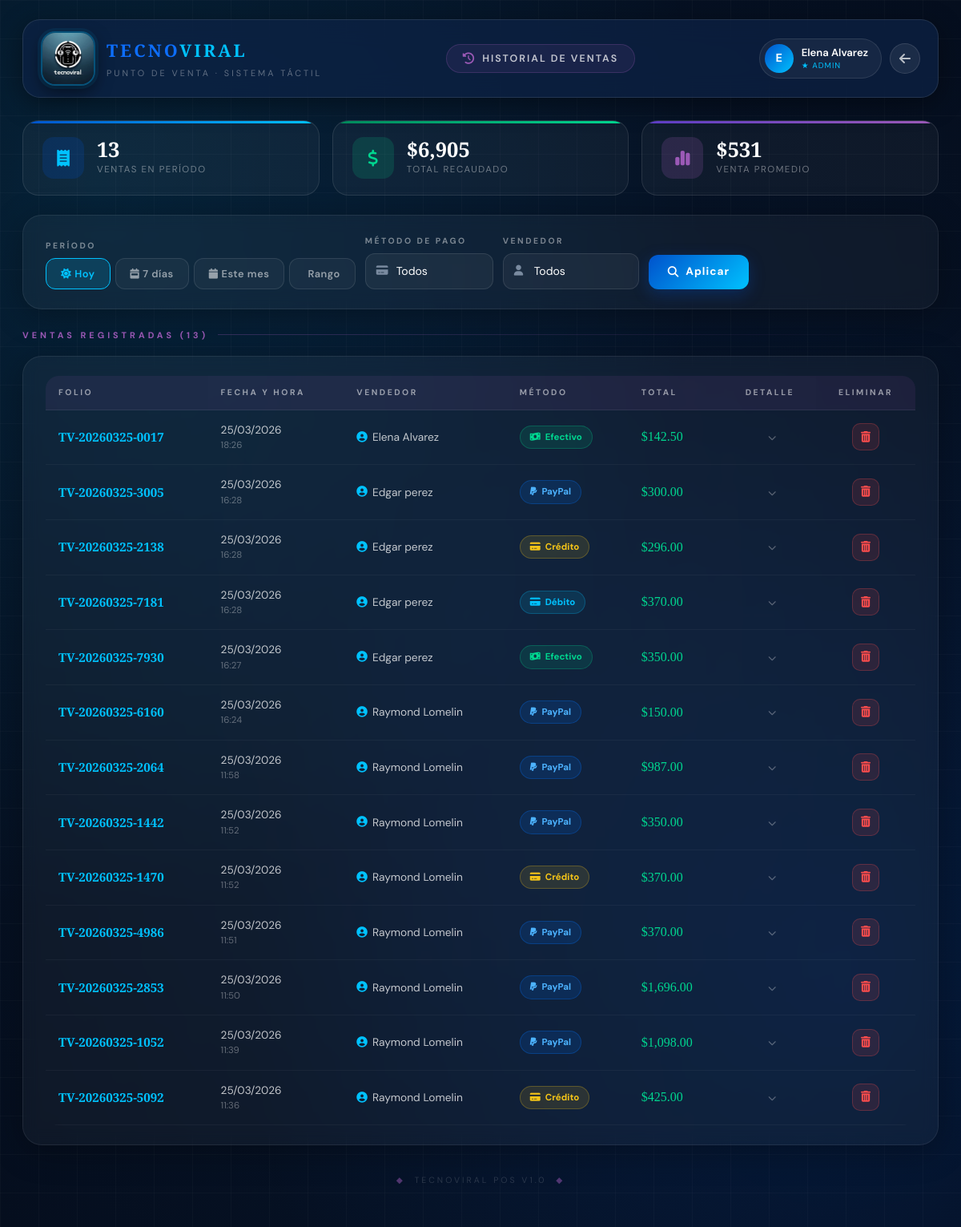
The page /electronica_bd/historial_ventas.php (signed in) on the database its author committed.
### tables this page shows
CREATE TABLE `ventas` (
  `id` int(11) NOT NULL,
  `folio` varchar(20) NOT NULL,
  `id_usuario` int(11) DEFAULT NULL,
  `fecha_venta` timestamp NOT NULL DEFAULT current_timestamp(),
  `total` decimal(10,2) NOT NULL,
  `metodo_pago` enum('efectivo','debito','credito','paypal') NOT NULL,
  `estado` enum('completada','cancelada','pendiente') DEFAULT 'completada'
);

CREATE TABLE `usuarios` (
  `id` int(11) NOT NULL,
  `nombre` varchar(50) NOT NULL,
  `apellido_paterno` varchar(50) NOT NULL,
  `apellido_materno` varchar(50) DEFAULT NULL,
  `direccion` text NOT NULL,
  `telefono` varchar(15) NOT NULL,
  `email` varchar(100) NOT NULL,
  `nombre_usuario` varchar(50) NOT NULL,
  `contrasena` varchar(255) NOT NULL,
  `rol` enum('vendedor','supervisor','administrador') DEFAULT 'vendedor',
  `fecha_registro` timestamp NOT NULL DEFAULT current_timestamp(),
  `activo` tinyint(1) DEFAULT 1
);

### electronica_bd/historial_ventas.php (the view, shortened to what this page needs)
<?php
require_once 'conexion.php';
$user_nombre = $_SESSION['user_nombre'];
$user_rol    = $_SESSION['user_rol'];
$filtro_fecha  = isset($_GET['fecha'])   ? $_GET['fecha']            : 'hoy';
switch ($filtro_fecha) {
    case 'hoy':
        $cond_fecha = "DATE(v.fecha_venta) = CURDATE()";
        break;
}
$cond_extra = "";
$query_ventas = "SELECT v.*, u.nombre as vendedor_nombre, u.apellido_paterno as vendedor_ap
                 FROM ventas v
                 LEFT JOIN usuarios u ON v.id_usuario = u.id
                 WHERE $cond_fecha AND v.estado != 'cancelada' $cond_extra
                 ORDER BY v.fecha_venta DESC";
$result_ventas = mysqli_query($conn, $query_ventas);
$total_ventas  = mysqli_num_rows($result_ventas);
$query_resumen = "SELECT COUNT(*) as num_ventas, COALESCE(SUM(total),0) as total_monto,
                  COALESCE(AVG(total),0) as promedio
                  FROM ventas v
                  WHERE $cond_fecha AND v.estado != 'cancelada' $cond_extra";
$resumen = mysqli_fetch_assoc(mysqli_query($conn, $query_resumen));
$result_vendedores = null;
if (in_array($user_rol, ['administrador','supervisor'])) {
    $result_vendedores = mysqli_query($conn, "SELECT id, nombre, apellido_paterno FROM usuarios WHERE activo = 1 ORDER BY nombre");
}
?>
<!DOCTYPE html>
<html lang="es">
<head>
    <link href="https://cdn.jsdelivr.net/npm/bootstrap@5.3.2/dist/css/bootstrap.min.css" rel="stylesheet">
    <link href="https://cdnjs.cloudflare.com/ajax/libs/font-awesome/6.5.0/css/all.min.css" rel="stylesheet">
</head>
<body>
<div class="bg-canvas"></div>
<div class="bg-grid"></div>
<div class="page-wrap">
    <div class="topbar anim anim-1">
        <a href="menu_principal.php" class="brand-row" style="text-decoration:none;">
            <img src="imagenes/logoe.jpeg" alt="TecnoViral" class="logo-img"
                 onerror="this.src='https://placehold.co/68x68/0052cc/fff?text=TV'">
            <div>
                <div class="brand-name">TECNO<span>VIRAL</span></div>
                <div class="brand-sub">Punto de Venta · Sistema Táctil</div>
            </div>
        </a>
        <div class="page-pill">
            <i class="fas fa-clock-rotate-left"></i>
            <span>Historial de Ventas</span>
        </div>
        <div class="topbar-right">
            <div class="user-chip">
                <div class="user-avatar"><?php echo strtoupper(substr($user_nombre,0,1)); ?></div>
                <div>
                    <div class="u-name"><?php echo htmlspecialchars($user_nombre); ?></div>
                    <div class="u-role"><?php echo $user_rol == 'administrador' ? '★ Admin' : 'Vendedor'; ?></div>
                </div>
            </div>
            <a href="menu_principal.php" class="btn-back"><i class="fas fa-arrow-left"></i></a>
        </div>
    </div>
    <div class="stats-row anim anim-1">
        <div class="stat-card s-blue">
            <div class="stat-ico"><i class="fas fa-receipt"></i></div>
            <div>
                <div class="stat-val"><?php echo $resumen['num_ventas']; ?></div>
                <div class="stat-lbl">Ventas en período</div>
            </div>
        </div>
        <div class="stat-card s-green">
            <div class="stat-ico"><i class="fas fa-dollar-sign"></i></div>
            <div>
                <div class="stat-val">$<?php echo number_format($resumen['total_monto'], 0); ?></div>
                <div class="stat-lbl">Total recaudado</div>
            </div>
        </div>
        <div class="stat-card s-purple">
            <div class="stat-ico"><i class="fas fa-chart-simple"></i></div>
            <div>
                <div class="stat-val">$<?php echo number_format($resumen['promedio'], 0); ?></div>
                <div class="stat-lbl">Venta promedio</div>
            </div>
        </div>
    </div>
    <div class="glass-card anim anim-2">
        <form method="GET" action="">
            <div class="filtros-wrap">
                <div>
                    <label class="field-label">Período</label>
                    <div class="date-tabs">
                        <button type="button" onclick="setFecha('hoy')"    class="date-tab <?php echo $filtro_fecha=='hoy'    ? 'active' : ''; ?>"><i class="fas fa-sun me-1"></i>Hoy</button>
                        <button type="button" onclick="setFecha('semana')" class="date-tab <?php echo $filtro_fecha=='semana' ? 'active' : ''; ?>"><i class="fas fa-calendar-week me-1"></i>7 días</button>
                        <button type="button" onclick="setFecha('mes')"    class="date-tab <?php echo $filtro_fecha=='mes'    ? 'active' : ''; ?>"><i class="fas fa-calendar me-1"></i>Este mes</button>
                        <button type="button" onclick="setFecha('rango')"  class="date-tab <?php echo $filtro_fecha=='rango'  ? 'active' : ''; ?>"><i class="fas fa-calendar-range me-1"></i>Rango</button>
                    </div>
                </div>
                <div>
                    <label class="field-label">Método de pago</label>
                    <div class="field-wrap">
                        <select name="metodo">
                            <option value="">Todos</option>
                        </select>
                        <i class="fas fa-credit-card f-ico"></i>
                    </div>
                </div>
                <?php if (in_array($user_rol, ['administrador','supervisor']) && $result_vendedores): ?>
                <div>
                    <label class="field-label">Vendedor</label>
                    <div class="field-wrap">
                        <select name="vendedor">
                            <option value="0">Todos</option>
                        </select>
                        <i class="fas fa-user f-ico"></i>
                    </div>
                </div>
                <?php endif; ?>
                <div style="padding-top:22px;">
                    <button type="submit" class="btn-tv btn-save">
                        <i class="fas fa-magnifying-glass"></i> Aplicar
                    </button>
                </div>
            </div>
        </form>
    </div>
    <div class="section-head anim anim-3">
        <div class="s-label">Ventas registradas (<?php echo $total_ventas; ?>)</div>
        <div class="s-line"></div>
    </div>
    <div class="glass-card anim anim-3" style="padding:24px 28px;">
        <div class="table-wrap">
            <table class="tv-table" id="tablaVentas">
                <thead>
                    <tr>
                        <th>Folio</th>
                        <th>Fecha y Hora</th>
                        <th>Vendedor</th>
                        <th>Método</th>
                        <th>Total</th>
                        <th style="text-align:center;">Detalle</th>
                        <?php if (in_array($user_rol, ['administrador','supervisor'])): ?>
                        <th style="text-align:center;">Eliminar</th>
                        <?php endif; ?>
                    </tr>
                </thead>
                <tbody>
                <?php if ($total_ventas > 0):
                    mysqli_data_seek($result_ventas, 0);
                    while ($v = mysqli_fetch_assoc($result_ventas)):
                ?>
                <tr class="venta-row" onclick="toggleDetalle(<?php echo $v['id']; ?>)">
                    <td data-label="Folio">
                        <span class="folio-val"><?php echo htmlspecialchars($v['folio']); ?></span>
                    </td>
                    <td data-label="Fecha">
                        <div style="font-size:.85rem;"><?php echo date('d/m/Y', strtotime($v['fecha_venta'])); ?></div>
                        <div style="font-size:.72rem;color:rgba(255,255,255,.35);"><?php echo date('H:i', strtotime($v['fecha_venta'])); ?></div>
                    </td>
                    <td data-label="Vendedor">
                        <span style="display:flex;align-items:center;gap:6px;">
                            <i class="fas fa-user-circle" style="color:var(--accent);font-size:.85rem;"></i>
                            <?php echo htmlspecialchars($v['vendedor_nombre'] . ' ' . $v['vendedor_ap']); ?>
                        </span>
                    </td>
                    <td data-label="Método">
                        <?php if ($v['metodo_pago'] == 'efectivo'): ?>
                            <span class="metodo-badge m-efectivo"><i class="fas fa-money-bill-wave"></i> Efectivo</span>
                        <?php elseif ($v['metodo_pago'] == 'debito'): ?>
                            <span class="metodo-badge m-debito"><i class="fas fa-credit-card"></i> Débito</span>
                        <?php elseif ($v['metodo_pago'] == 'credito'): ?>
                            <span class="metodo-badge m-credito"><i class="fas fa-credit-card"></i> Crédito</span>
                        <?php else: ?>
                            <span class="metodo-badge m-paypal"><i class="fab fa-paypal"></i> PayPal</span>
                        <?php endif; ?>
                    </td>
                    <td data-label="Total">
                        <span class="price-val">$<?php echo number_format($v['total'], 2); ?></span>
                    </td>
                    <td data-label="Detalle" style="text-align:center;">
                        <i class="fas fa-chevron-down det-arrow" id="arrow-<?php echo $v['id']; ?>"></i>
                    </td>
                    <?php if ($user_rol == 'administrador'): ?>
                    <td data-label="Eliminar" style="text-align:center;">
                        <a href="?eliminar=<?php echo $v['id']; ?>&fecha=<?php echo $filtro_fecha; ?>"
                           onclick="return confirm('¿Eliminar la venta <?php echo $v['folio']; ?>? Esta acción no se puede deshacer.')"
                           style="display:inline-flex;align-items:center;justify-content:center;
                                  width:34px;height:34px;border-radius:10px;
                                  background:rgba(255,77,77,.12);border:1px solid rgba(255,77,77,.25);
                                  color:var(--danger);text-decoration:none;transition:all .25s;"
                           onmouseover="this.style.background='var(--danger)';this.style.color='white';"
                           onmouseout="this.style.background='rgba(255,77,77,.12)';this.style.color='var(--danger)';">
                            <i class="fas fa-trash-can"></i>
                        </a>
                    </td>
                    <?php endif; ?>
                </tr>
                <?php endwhile; endif; ?>
                </tbody>
            </table>
        </div>
    </div>
    <div class="page-footer">
        <span>◆</span> &nbsp;TecnoViral POS v1.0 &nbsp;<span>◆</span>
    </div>
</div>
</body>
</html>

### rows shown on the page
ventas: folio "TV-20260325-0017", fecha_venta "25/03/2026", fecha_venta "18:26", id_usuario.apellido_paterno "Elena Alvarez", metodo_pago "efectivo" (drawn), total "142.50"
ventas: folio "TV-20260325-3005", fecha_venta "25/03/2026", fecha_venta "16:28", id_usuario.apellido_paterno "Edgar perez", metodo_pago "PayPal", total "300.00"
ventas: folio "TV-20260325-2138", fecha_venta "25/03/2026", fecha_venta "16:28", id_usuario.apellido_paterno "Edgar perez", metodo_pago "credito" (drawn), total "296.00"
ventas: folio "TV-20260325-7181", fecha_venta "25/03/2026", fecha_venta "16:28", id_usuario.apellido_paterno "Edgar perez", metodo_pago "debito" (drawn), total "370.00"
ventas: folio "TV-20260325-7930", fecha_venta "25/03/2026", fecha_venta "16:27", id_usuario.apellido_paterno "Edgar perez", metodo_pago "efectivo" (drawn), total "350.00"
ventas: folio "TV-20260325-6160", fecha_venta "25/03/2026", fecha_venta "16:24", id_usuario.apellido_paterno "Raymond Lomelin", metodo_pago "PayPal", total "150.00"
ventas: folio "TV-20260325-2064", fecha_venta "25/03/2026", fecha_venta "11:58", id_usuario.apellido_paterno "Raymond Lomelin", metodo_pago "PayPal", total "987.00"
ventas: folio "TV-20260325-1442", fecha_venta "25/03/2026", fecha_venta "11:52", id_usuario.apellido_paterno "Raymond Lomelin", metodo_pago "PayPal", total "350.00"
ventas: folio "TV-20260325-1470", fecha_venta "25/03/2026", fecha_venta "11:52", id_usuario.apellido_paterno "Raymond Lomelin", metodo_pago "credito" (drawn), total "370.00"
ventas: folio "TV-20260325-4986", fecha_venta "25/03/2026", fecha_venta "11:51", id_usuario.apellido_paterno "Raymond Lomelin", metodo_pago "PayPal", total "370.00"
ventas: folio "TV-20260325-2853", fecha_venta "25/03/2026", fecha_venta "11:50", id_usuario.apellido_paterno "Raymond Lomelin", metodo_pago "PayPal", total "1,696.00"
ventas: folio "TV-20260325-1052", fecha_venta "25/03/2026", fecha_venta "11:39", id_usuario.apellido_paterno "Raymond Lomelin", metodo_pago "PayPal", total "1,098.00"
ventas: folio "TV-20260325-5092", fecha_venta "25/03/2026", fecha_venta "11:36", id_usuario.apellido_paterno "Raymond Lomelin", metodo_pago "credito" (drawn), total "425.00"

### other values the page prints
substr($user_nombre,0,1) "E"
$user_nombre "Elena Alvarez"
$resumen['num_ventas'] "13"
$resumen['total_monto'] "6,905"
$resumen['promedio'] "531"
$total_ventas "13"
